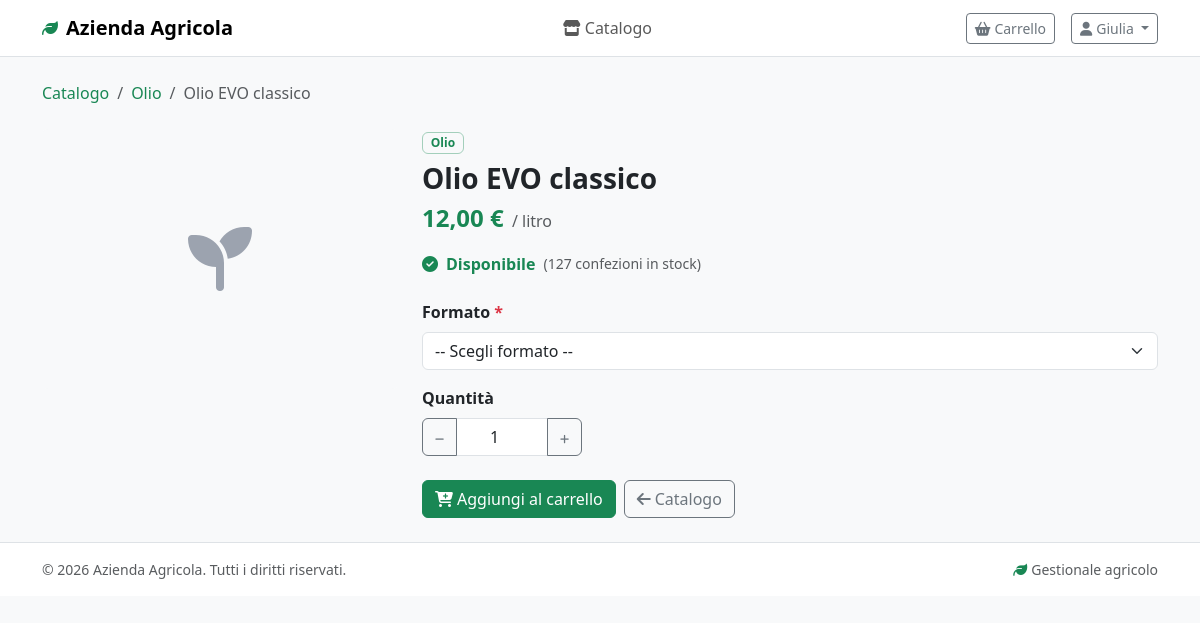
Page /cliente/prodotto.php?id=4 (signed in) on the earlier database version.
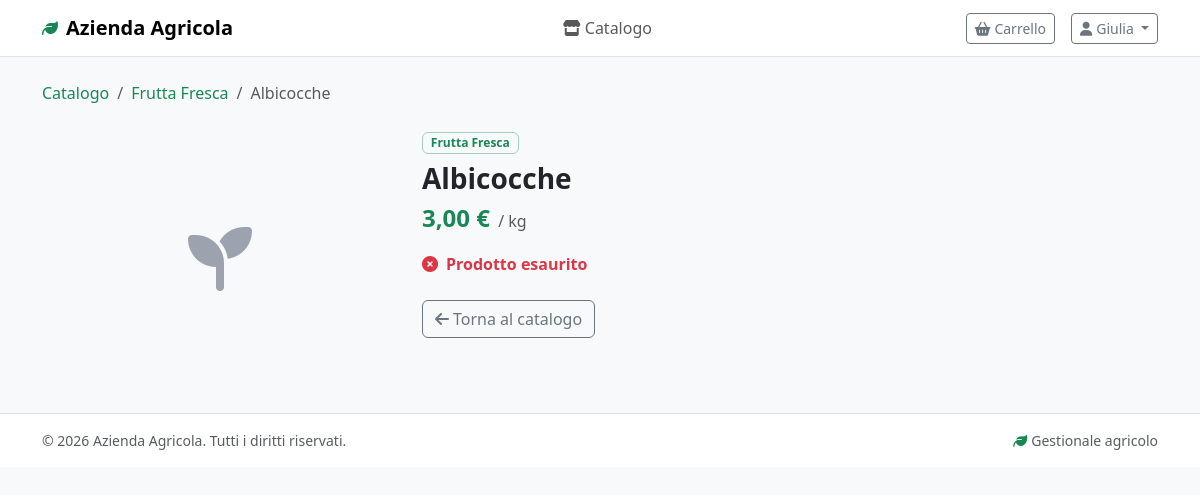
Same page on the later database version.
### tables this page shows
CREATE TABLE IF NOT EXISTS PRODOTTO (
    idProdotto INT AUTO_INCREMENT PRIMARY KEY,
    nome VARCHAR(150) NOT NULL,
    unitaMisura ENUM('kg', 'litro', 'pezzo', 'grammo') NOT NULL,
    prezzoBase DECIMAL(10, 2) NOT NULL DEFAULT 0.00,
    idCategoria INT NOT NULL,
    
    FOREIGN KEY (idCategoria) REFERENCES CATEGORIA(idCategoria) ON DELETE RESTRICT,
    INDEX idx_categoria (idCategoria),
    INDEX idx_nome (nome)
);

CREATE TABLE IF NOT EXISTS CATEGORIA (
    idCategoria INT AUTO_INCREMENT PRIMARY KEY,
    nome VARCHAR(100) NOT NULL UNIQUE,
    descrizione TEXT NULL,
    
    INDEX idx_nome (nome)
);

### includes/db.php (called while the page is built, shortened)
<?php
function executeQuery($conn, $sql, $params = []) {
    $stmt = mysqli_prepare($conn, $sql);
    if (!empty($params)) {
        $types = '';
        foreach ($params as $param) {
            if (is_int($param))    $types .= 'i';
            elseif (is_float($param)) $types .= 'd';
            else                   $types .= 's';
        }
        mysqli_stmt_bind_param($stmt, $types, ...$params);
    }
    mysqli_stmt_execute($stmt);
    return $stmt;
}
function fetchOne($conn, $sql, $params = []) {
    $stmt  = executeQuery($conn, $sql, $params);
    $result = mysqli_stmt_get_result($stmt);
    $row   = mysqli_fetch_assoc($result);
    return $row;
}

### includes/functions.php (called while the page is built, shortened)
<?php
function formatPrice($amount) {
    return number_format($amount, 2, ',', '.') . ' €';
}

### cliente/prodotto.php (the view, shortened to what the changed rows need)
<?php
require_once '../includes/db.php';
require_once '../includes/functions.php';
$idProdotto = isset($_GET['id']) ? (int)$_GET['id'] : 0;
$prodotto = fetchOne($conn,
    "SELECT p.*, c.nome as nomeCategoria, c.idCategoria,
            COALESCE(SUM(conf.giacenzaAttuale), 0) as giacenzaTotale
     FROM PRODOTTO p
     INNER JOIN CATEGORIA c ON p.idCategoria = c.idCategoria
     LEFT JOIN CONFEZIONAMENTO conf ON p.idProdotto = conf.idProdotto
     WHERE p.idProdotto = ?
     GROUP BY p.idProdotto",
    [$idProdotto]
);
$confezioni = fetchAll($conn,
    "SELECT * FROM CONFEZIONAMENTO WHERE idProdotto = ? AND giacenzaAttuale > 0 ORDER BY pesoNetto",
    [$idProdotto]
);
include '../includes/header_cliente.php';
?>
<nav aria-label="breadcrumb" class="mb-4">
    <ol class="breadcrumb">
        <li class="breadcrumb-item">
            <a href="/cliente/catalogo.php" class="text-success text-decoration-none">Catalogo</a>
        </li>
        <li class="breadcrumb-item">
            <a href="/cliente/catalogo.php?categoria=<?php echo $prodotto['idCategoria']; ?>"
               class="text-success text-decoration-none">
                <?php echo htmlspecialchars($prodotto['nomeCategoria']); ?>
            </a>
        </li>
        <li class="breadcrumb-item active"><?php echo htmlspecialchars($prodotto['nome']); ?></li>
    </ol>
</nav>
<div class="row g-4">
    <div class="col-md-7 col-lg-8">
        <span class="badge bg-light text-success border border-success-subtle mb-2">
            <?php echo htmlspecialchars($prodotto['nomeCategoria']); ?>
        </span>
        <h2 class="h3 fw-bold mb-1"><?php echo htmlspecialchars($prodotto['nome']); ?></h2>
        <div class="mb-3">
            <span class="fs-4 fw-bold text-success"><?php echo formatPrice($prodotto['prezzoBase']); ?></span>
            <span class="text-muted ms-1">/ <?php echo htmlspecialchars($prodotto['unitaMisura']); ?></span>
        </div>
        <?php if ($prodotto['giacenzaTotale'] > 0): ?>
            <div class="d-flex align-items-center gap-2 mb-4">
                <i class="fas fa-circle-check text-success"></i>
                <span class="text-success fw-semibold">Disponibile</span>
                <span class="text-muted small">(<?php echo $prodotto['giacenzaTotale']; ?> confezioni in stock)</span>
            </div>
        <?php else: ?>
            <div class="d-flex align-items-center gap-2 mb-4">
                <i class="fas fa-circle-xmark text-danger"></i>
                <span class="text-danger fw-semibold">Prodotto esaurito</span>
            </div>
        <?php endif; ?>
        <?php if ($prodotto['giacenzaTotale'] > 0 && !empty($confezioni)): ?>
        <form action="/api/carrello.php" method="POST">
            <div class="mb-3">
                <label class="form-label fw-semibold">Formato <span class="text-danger">*</span></label>
                <select name="idConfezionamento" class="form-select" id="selConfezione" required>
                    <option value="">-- Scegli formato --</option>
                </select>
            </div>
            <div class="mb-4">
                <label class="form-label fw-semibold">Quantità</label>
                <div class="input-group" style="max-width:160px">
                    <button type="button" class="btn btn-outline-secondary" onclick="cambiaQta(-1)">
                        <i class="fas fa-minus" style="font-size:.65rem"></i>
                    </button>
                    <input type="number" name="quantita" id="inputQta"
                           class="form-control text-center qty-input"
                           value="1" min="1" max="99"
                           maxlength="8"
                           data-max="99"
                           required>
                    <button type="button" class="btn btn-outline-secondary" onclick="cambiaQta(1)">
                        <i class="fas fa-plus" style="font-size:.65rem"></i>
                    </button>
                </div>
            </div>
            <div class="d-flex gap-2">
                <button type="submit" class="btn btn-success">
                    <i class="fas fa-cart-plus me-1"></i>Aggiungi al carrello
                </button>
                <a href="/cliente/catalogo.php" class="btn btn-outline-secondary">
                    <i class="fas fa-arrow-left me-1"></i>Catalogo
                </a>
            </div>
        </form>
        <?php else: ?>
        <a href="/cliente/catalogo.php" class="btn btn-outline-secondary">
            <i class="fas fa-arrow-left me-1"></i>Torna al catalogo
        </a>
        <?php endif; ?>
    </div>
</div>
<?php include '../includes/footer_cliente.php'; ?>

Differences in the rows shown:
changed prodotto: idCategoria.nome "Olio" → "Frutta Fresca"; nome "Olio EVO classico" → "Albicocche"; prezzoBase "12,00 €" → "3,00 €"; unitaMisura "litro" → "kg"
Other differences:
$prodotto['giacenzaTotale']: "127" → (not shown)
form field idConfezionamento: "-- Scegli formato --" → (not shown)
form field quantita: "1" → (not shown)
text no longer shown: "Disponibile ( confezioni in stock) Formato * Quantità Aggiungi al carrello Catalogo"
text now shown: "Prodotto esaurito Torna al catalogo"
